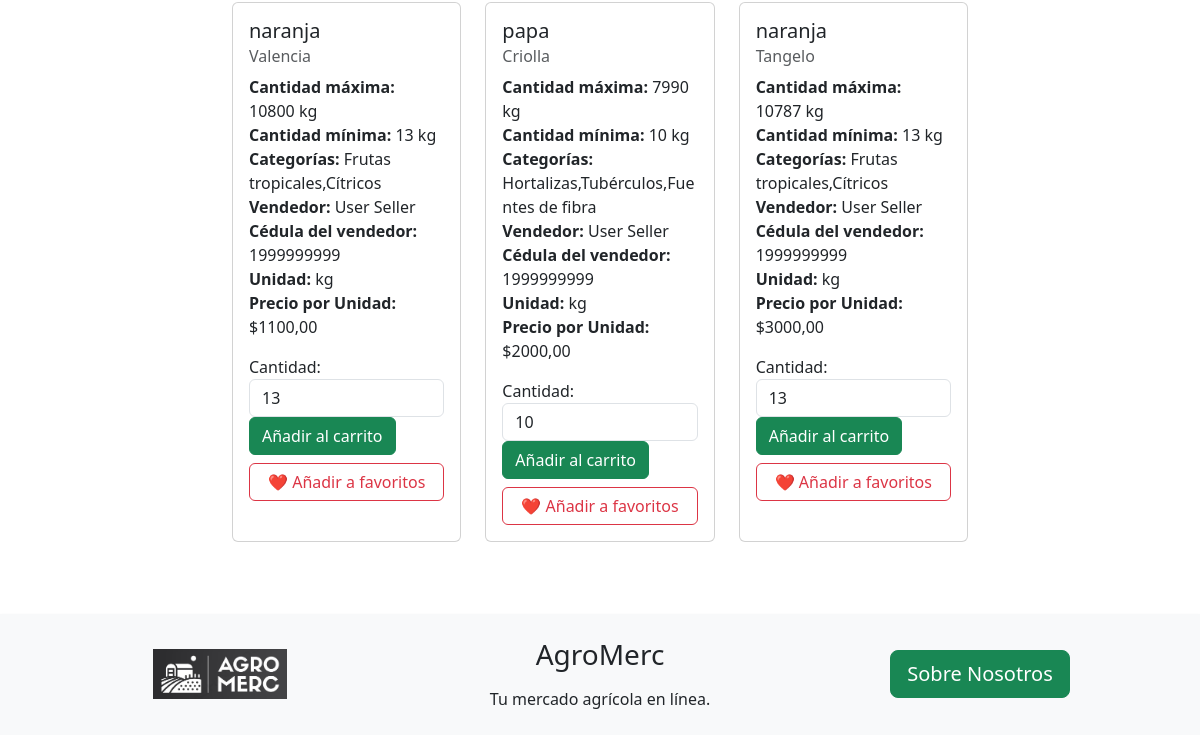
The page /home/ (signed in, lower part) on the database as committed earlier.
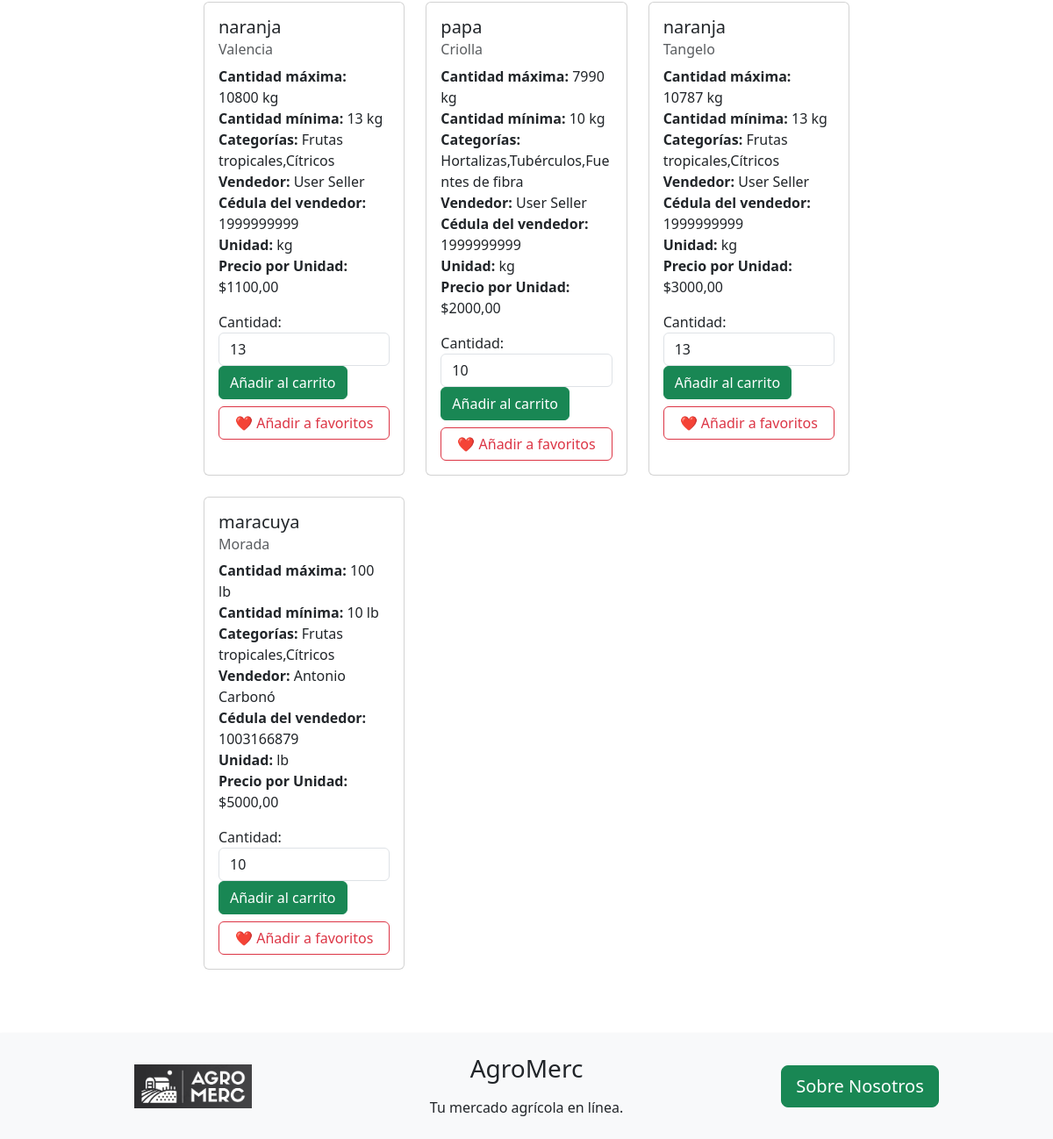
The same page on the database as committed later.
### AgroMercApp/models.py (models this page shows, shortened)
class ProductModel(models.Model):
    PRODUCTS_NAME_CHOICES = [
        ('aguacate', 'Aguacate'),
        ('banana', 'Banano'),
        ('brocoli', 'Brócoli'),
        ('cafe', 'Café'),
        ('cebolla_cabezona', 'Cebolla Cabezona'),
        ('cebolla_larga', 'Cebolla Larga'),
        ('coliflor', 'Coliflor'),
        ('frijol', 'Frijol'),
        ('guayaba', 'Guayaba'),
        ('lechuga', 'Lechuga'),
        ('limon', 'Limón'),
        ('lulo', 'Lulo'),
        ('maiz', 'Maíz'),
        ('mango', 'Mango'),
        ('maracuya', 'Maracuyá'),
        ('naranja', 'Naranja'),
        ('papa', 'Papa'),
        ('papaya', 'Papaya'),
        ('platano', 'Platano'),
        ('piña', 'Piña'),
        ('sandia', 'Sandía'),
        ('tomate', 'Tomate'),
        ('yuca', 'Yuca'),
        ('zanahoria', 'Zanahoria')
    ]
    UNITS_CHOICES = (
        ('kg', 'Kilogramos'),
        ('lb', 'Libras'),
        ('unit', 'Unidades'),
    )
    productName = models.CharField(max_length=30,choices=PRODUCTS_NAME_CHOICES, verbose_name='Nombre del Producto')
    specificName = models.CharField(max_length=100, verbose_name='Nombre Específico')
    maxQuantity = models.IntegerField(verbose_name='Cantidad Máxima')
    minQuantity = models.IntegerField(verbose_name='Cantidad Mínima')
    unit = models.CharField(max_length=10, choices=UNITS_CHOICES, verbose_name='Unidad de Medida')
    seller = models.ForeignKey(settings.AUTH_USER_MODEL, on_delete=models.CASCADE,verbose_name='Vendedor')
    sellerId = models.CharField(max_length=10,verbose_name='Cedula del Vendedor')
    categories = models.CharField(max_length=100, verbose_name='Categorías')
    pricePeerUnit = models.DecimalField(max_digits=10, decimal_places=2, verbose_name='Precio por Unidad',default=1000)

class UserModel(AbstractUser):
    USER_TYPE_CHOICES = (
        ('buyer', 'Comprador'),
        ('seller', 'Vendedor'),
    )
    fullname = models.CharField(max_length=100, verbose_name='Nombres Completos')
    fullLastName = models.CharField(max_length=100, verbose_name='Apellidos Completos')
    idNumber = models.CharField(max_length=20, verbose_name='Número de Cédula')
    phoneNumber = models.CharField(max_length=12, verbose_name='Número de Teléfono')
    userType = models.CharField(max_length=10, choices=USER_TYPE_CHOICES, verbose_name='Tipo de Usuario', default='buyer')

### AgroMercApp/views.py (the view)
# urls.py: path('home/', HomeView.as_view(), name='home'),
class HomeView(LoginRequiredMixin, ListView):
    model = ProductModel
    template_name = 'pages/store/home.html'
    context_object_name = 'products'
    def get_queryset(self):
        queryset = ProductModel.objects.all()
        if self.request.user.userType == 'seller':
            queryset = queryset.exclude(seller=self.request.user)
        return queryset
    def get_context_data(self, **kwargs):
        context = super().get_context_data(**kwargs)
        unique_categories = sorted(set(cat for sub in CATEGORIES.values() for cat in sub))
        context['categorias'] = unique_categories
        User = get_user_model()
        context['sellers'] = User.objects.filter(productmodel__isnull=False).distinct()
        context['favorites_ids'] = set(FavoriteProduct.objects.filter(user=self.request.user).values_list('product_id', flat=True))
        return context

### AgroMercApp/templates/pages/store/home.html (shortened to what this page needs)
{% extends "pages/base.html" %}
{% load i18n %}
{% block content %}
<div class="row mt-5">
    {% for product in products %}
    <div class="col-md-4 mb-4">
        <div class="card h-100">
            <div class="card-body">
                <h5 class="card-title">{{ product.productName }}</h5>
                <h6 class="card-subtitle mb-2 text-muted">{{ product.specificName }}</h6>
                <p class="card-text">
                    <strong>{% trans "Cantidad máxima:" %}</strong> {{ product.maxQuantity }} {{ product.unit }}<br>
                    <strong>{% trans "Cantidad mínima:" %}</strong> {{ product.minQuantity }} {{ product.unit }}<br>
                    <strong>{% trans "Categorías:" %}</strong> {{ product.categories }}<br>
                    <strong>{% trans "Vendedor:" %}</strong> {{ product.seller.fullname }} {{ product.seller.fullLastName }}<br>
                    <strong>{% trans "Cédula del vendedor:" %}</strong> {{ product.sellerId }}<br>
                    <strong>{% trans "Unidad:" %}</strong> {{ product.unit }}<br>
                    <strong>{% trans "Precio por Unidad:" %}</strong> ${{ product.pricePeerUnit }}
                </p>
                <form action="{% url 'addToCart' product.id %}" method="post">
                    <div class="form-group">
                        <label for="quantity-{{ product.id }}">{% trans "Cantidad:" %}</label>
                        <input type="number" id="quantity-{{ product.id }}" name="quantity" class="form-control"
                            min="{{ product.minQuantity }}" max="{{ product.maxQuantity }}"
                            value="{{ product.minQuantity }}" required>
                    </div>
                    <button type="submit" class="btn btn-success">{% trans "Añadir al carrito" %}</button>
                </form>
                {% if product.id in favorites_ids %}
                <form action="{% url 'removeFromFavorites' product.id %}" method="post" class="mt-2">
                    {% csrf_token %}
                    <button type="submit" class="btn btn-danger w-100">
                        ❌ {% trans "Eliminar de favoritos" %}
                    </button>
                </form>
                {% else %}
                <form action="{% url 'addToFavorites' product.id %}" method="post" class="mt-2">
                    <button type="submit" class="btn btn-outline-danger w-100">
                        ❤️ {% trans "Añadir a favoritos" %}
                    </button>
                </form>
                {% endif %}
            </div>
        </div>
    </div>
    {% empty %}
    <div class="col-12">
        <div class="alert alert-info" role="alert">
            {% trans "No hay productos disponibles." %}
        </div>
    </div>
    {% endfor %}
</div>
{% endblock content %}

Rows that differ between the two databases and show on the page:
added ProductModel: productName "maracuya", specificName "Morada", maxQuantity "100", unit "lb", minQuantity "10", categories "Frutas tropicales,Cítricos", seller.fullname "Antonio", seller.fullLastName "Carbonó", sellerId "1003166879", pricePeerUnit "5000,00", quantity "10"
